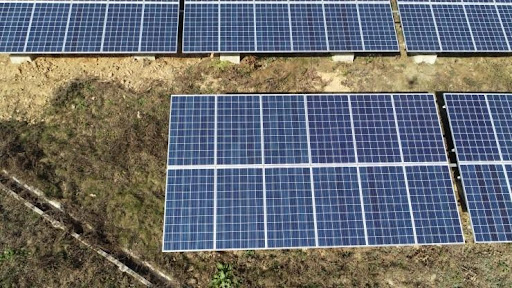
#> input picture sun1.jpg, 512 x 288 px
$ jupyter execute --allow-errors sundetect.ipynb
#> lines starting #> are read from the running program, lines starting #| are printed output that depends on the picture; after the words box and inside, x2 and y2 are one past the last pixel; in counts of white or black regions, pixels touching at a corner belong together
[cell 1]
import numpy as np
import cv2

[cell 2]
image = cv2.imread('sun1.jpg')
#> image is the input picture: shape (288, 512, 3); mean B, G, R 110.6, 108, 105.9
ori = image.copy()

r = 800.0 / image.shape[0]
#> r = 2.78
dim = (int(image.shape[1] * r), 800)
#> dim = (1422, 800)
image = cv2.resize(image, dim, interpolation = cv2.INTER_AREA)
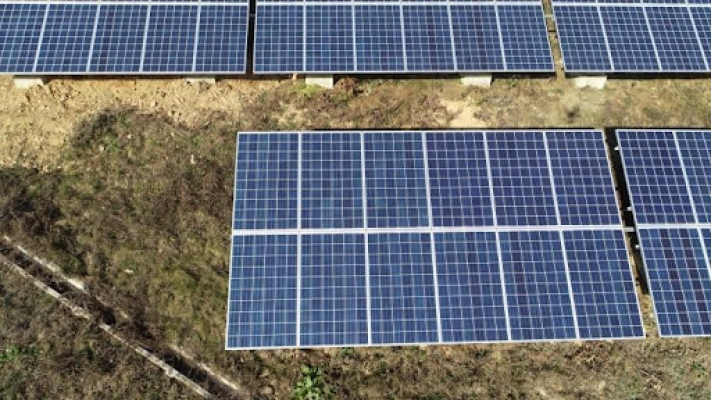
#> image: shape (800, 1422, 3) (shown at 1/2 size); mean B, G, R 110.6, 108, 105.9

gray = cv2.cvtColor(image, cv2.COLOR_BGR2GRAY)
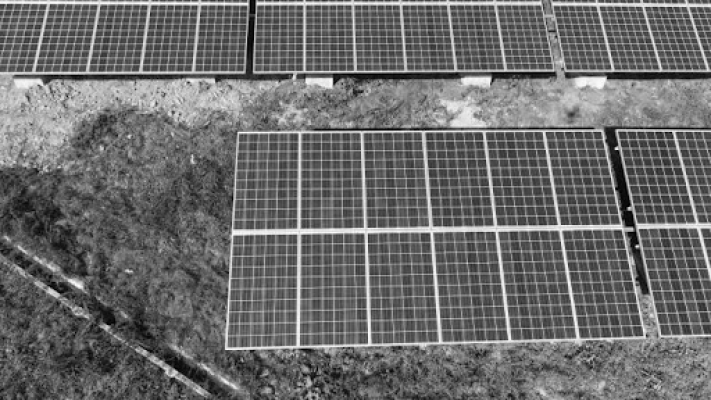
#> gray: shape (800, 1422) (shown at 1/2 size); min 0, max 255, mean 107.6
blur = cv2.GaussianBlur(gray, (17, 17), 0)
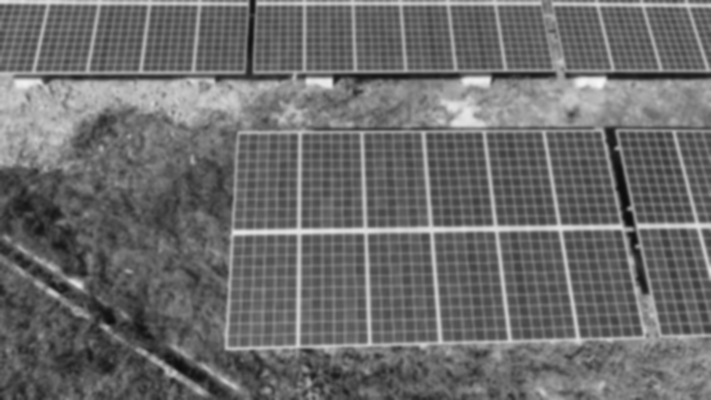
#> blur: shape (800, 1422) (shown at 1/2 size); min 11, max 247, mean 107.7
# [4 lines of commented-out code are left out]
edge = cv2.Canny(blur, 25, 159)
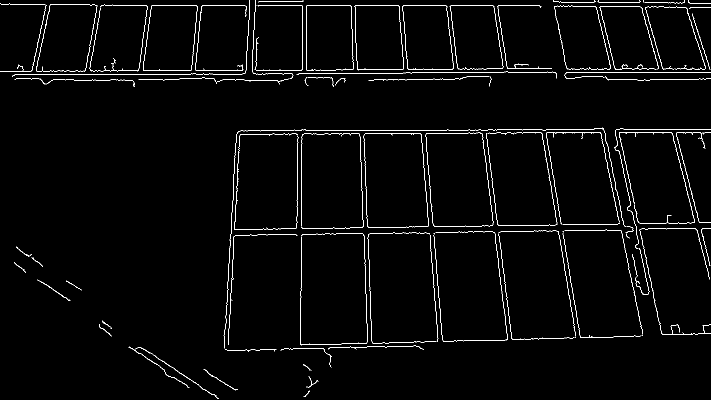
#> edge: shape (800, 1422) (shown at 1/2 size); 2% white in thin lines or dots
#edge = cv2.medianBlur(edge,3)

print("step 1: edge detection")

cv2.namedWindow('blur', cv2.WINDOW_NORMAL)
cv2.namedWindow('image', cv2.WINDOW_NORMAL)
cv2.namedWindow('edge', cv2.WINDOW_NORMAL)
#cv2.namedWindow('thresh', cv2.WINDOW_NORMAL)
cv2.imshow('blur', blur)
cv2.imshow('image', image)
#cv2.imshow('thresh', thresh)
cv2.imshow('edge', edge)

cv2.waitKey(0)
cv2.destroyAllWindows()

[cell 3]
cnts, _ = cv2.findContours(edge.copy(), cv2.RETR_LIST, cv2.CHAIN_APPROX_SIMPLE)
#> cnts = 101 contours, 72 with area under 20; largest, box (x1, y1, x2, y2) and area: (727, 266, 858, 456) 22208, (727, 266, 858, 456) 22196, (72, 8, 195, 143) 12858, (72, 8, 195, 143) 12832, (286, 10, 396, 142) 12393

cnts = sorted(cnts, key = cv2.contourArea, reverse = True)[:5]
#> cnts = 5 contours; box (x1, y1, x2, y2) and area: (727, 266, 858, 456) 22208, (727, 266, 858, 456) 22196, (72, 8, 195, 143) 12858, (72, 8, 195, 143) 12832, (286, 10, 396, 142) 12393

for c in cnts:
    peri = cv2.arcLength(c, True)
    approx = cv2.approxPolyDP(c, 0.02 * peri, True)

    if len(approx) == 4:
        screenCnt = approx
        break
#> this loop made 1 pass
#> (peri, screenCnt) on pass 1: (639.6, [[728, 268], [734, 452], [855, 453], [842, 268]])

print("step 2: find contours")

cv2.drawContours(image, [screenCnt], -1, (0, 255, 0), 2)
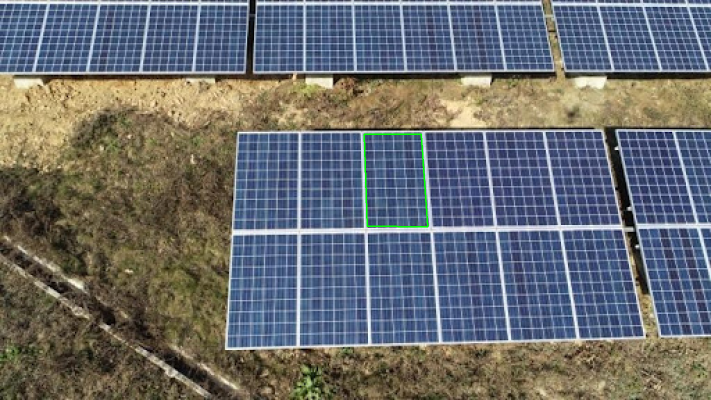
#> image: shape (800, 1422, 3) (shown at 1/2 size); 0.16% of pixels changed, all inside (x1, y1, x2, y2) = (727, 267, 857, 455)
cv2.imshow('outline', image)

cv2.waitKey(0)
cv2.destroyAllWindows()

[cell 4]
def order_points(pts):
    rect = np.zeros((4, 2), dtype='float32')

    s = pts.sum(axis = 1)
#> s = [358.6, 427, 470.9, 399.6]

    rect[0] = pts[np.argmin(s)]
    rect[2] = pts[np.argmax(s)]

    diff = np.diff(pts, axis=1)
#> diff = [-165.6, -101.5, -144.7, -206.6]
    rect[1] = pts[np.argmin(diff)]
    rect[3] = pts[np.argmax(diff)]

    return rect

[cell 5]
rect = order_points(screenCnt.reshape(4,2) / r)
#> rect = [[262.1, 96.48], [303.1, 96.48], [307.8, 163.1], [264.2, 162.7]]
(topLeft, topRight, bottomRight, bottomLeft) = rect
#> topLeft = [262.1, 96.48]; topRight = [303.1, 96.48]; bottomRight = [307.8, 163.1]; bottomLeft = [264.2, 162.7]

w1 = abs(bottomRight[0] - bottomLeft[0])
#> w1 = 43.56
w2 = abs(topRight[0] - topLeft[0])
#> w2 = 41.04
h1 = abs(topRight[1] - bottomRight[1])
#> h1 = 66.6
h2 = abs(topLeft[1] - bottomLeft[1])
#> h2 = 66.24
maxWidth = max([w1, w2])
#> maxWidth = 43.56
maxHeight = max([h1, h2])
#> maxHeight = 66.6

dst = np.float32([[0, 0], [maxWidth - 1, 0], [maxWidth-1, maxHeight-1], [0, maxHeight - 1]])
#> dst = [[0, 0], [42.56, 0], [42.56, 65.6], [0, 65.6]]

M = cv2.getPerspectiveTransform(rect, dst)
#> M = [[1.19, -0.0387, -307], [-1.44e-16, 1.19, -115.3], [0.000142, 0.00104, 1]]

#> (the rest of this cell did not finish here and is left out)

$ run again, with cap2.PNG saved as sun1.jpg
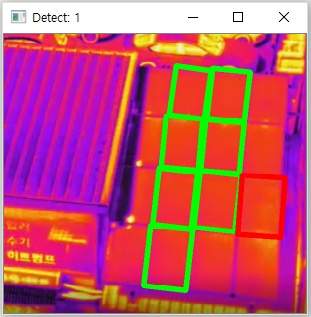
#> input picture cap2.PNG, 311 x 317 px
#> image is the input picture: shape (317, 311, 3); mean B, G, R 110.3, 84.1, 194.8
#> image: shape (800, 784, 3)
#> `blur = cv2.GaussianBlur(gray, (17, 17), 0)`:
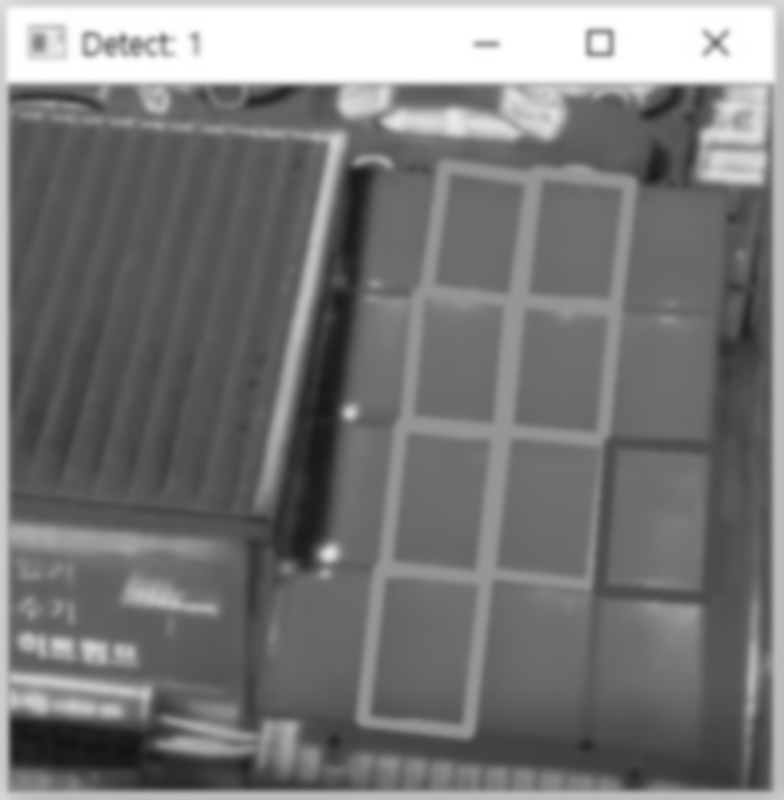
#> blur: shape (800, 784); min 18, max 255, mean 120.1
#> `edge = cv2.Canny(blur, 25, 159)`:
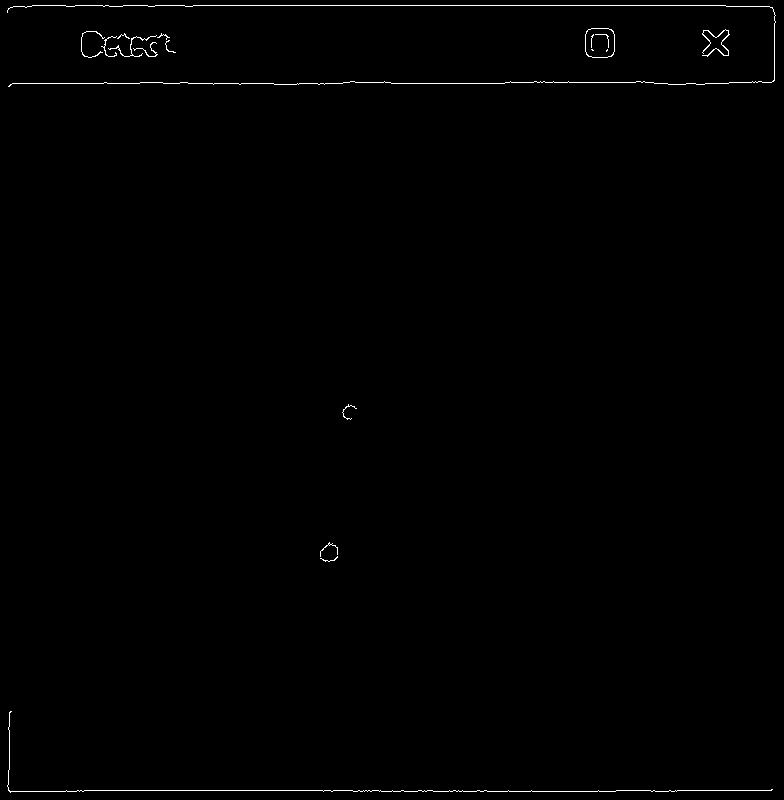
#> edge: shape (800, 784); 0.51% white in thin lines or dots
#> `cnts, _ = cv2.findContours(edge.copy(), cv2.RETR_LIST, cv2.CHAIN_APPRO..`: cnts = 20 contours, 16 with area under 20; largest, box (x1, y1, x2, y2) and area: (585, 28, 615, 58) 791, (585, 28, 615, 58) 782, (702, 29, 730, 57) 52, (108, 35, 157, 57) 22
#> `cnts = sorted(cnts, key = cv2.contourArea, reverse = True)[:5]`: cnts = 5 contours, 1 with area under 20; largest, box (x1, y1, x2, y2) and area: (585, 28, 615, 58) 791, (585, 28, 615, 58) 782, (702, 29, 730, 57) 52, (108, 35, 157, 57) 22
#> the loop `for c in cnts:` made 5 passes
#> peri on passes 1 to 5: 106.6, 104.9, 249.8, 185.3, 143.4
